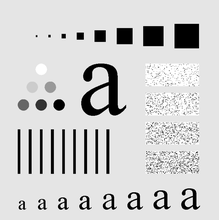
%> input picture images/aaa.png, 219 x 220 px, shrunk from 1019 x 1024 before the run
$ octave lab_3_demo.m   (GNU Octave 9; MATLAB toolbox functions it lacks are replaced by stand-ins)
%> lines starting %> are read from the running program, lines starting %| are printed output that depends on the picture
%> further down, f is the input picture: size 220x219x3 uint8; min 0, max 255, mean 207
### lab_1/is_gray.m
%функция проверки изображения на ЧБ и чтения его размеров
function [image_gray, m, n] = is_gray(image)
    %чтение размеров изображения
    [m,n,q]=size(image);
%> m = 220; n = 219; q = 3
    if q==3
        %преобразование изображения в чб
        image_gray=rgb2gray(image);
    else
        image_gray=image;
    end
end

### lab_3/LINEARFILTER.m
%функция пространственной фильтрации изображения
function [g] = LINEARFILTER(f)
    %добавление в path папок
    addpath('lab_1')
    %определение маски и её размеров
    a=10;
    b=10;
    m=2*a+1;
    n=2*b+1;
    %w для однородного усредняющего фильтра
    w=zeros(m,n);
    %и фильтра взвешенного среднего
%     w=[1 2 1;
%        2 4 2;
%         1 2 1];
    w=ones(m,n);
    w=w/sum(w,'all');
    %проверка изображения на ЧБ
    [f,M,N]=is_gray(f);
%> M = 220; N = 219
    %увеличение размеров изображения для корректной работы фильтра
    M_1=M+2*a;
%> M_1 = 240
    N_1=N+2*b;
%> N_1 = 239
    f_1=zeros(M_1,N_1);
%> f_1: size 240x239 double; every value is 0
    f_1(1+a:M+a, 1+b:N+b)=f;
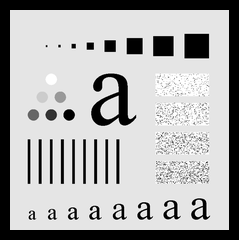
%> f_1: size 240x239 double; min 0, max 255, mean 173.8
    g=zeros(M,N);
%> g: size 220x219 double; every value is 0
    %фильтрация изображения
    for i = (1+a):(M+a)
        for j = (1+b):(N+b)
            R=0;
            for s=1:m
                for t=1:n
                    R=R+w(s,t)*f_1(i-a-1+s,j-b-1+t);
                end
            end
            g(i-a,j-b)=R;
        end
    end
end

### lab_3/lab_3_demo.m
clear all;
addpath('images');
f=imread('aaa.png');
%> (the run ends here)
